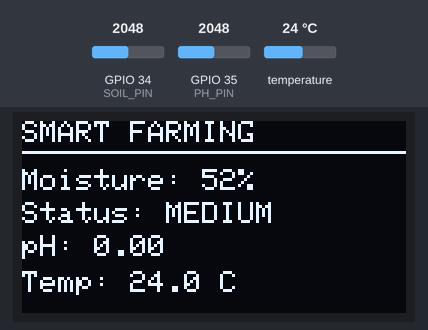
The sketch below on a simulated ESP32. Parts: 128×64 one-colour display. The inputs (shaded band) are chosen by the test bench; at power-on: GPIO 34 (SOIL_PIN) = 2048, GPIO 35 (PH_PIN) = 2048, temperature 24 °C (analog values on the 0–4095 scale). What the sketch prints to the serial monitor is not drawn.

Above: at 3.4 s.
3.5 s: GPIO 34 (SOIL_PIN) set to 2116
At 6.7 s:
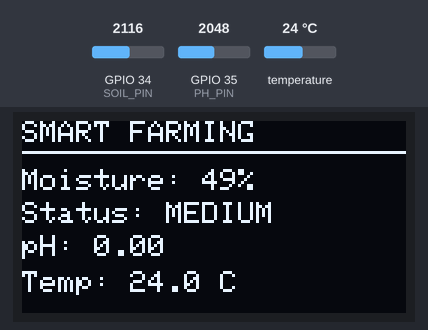
7.1 s: GPIO 34 (SOIL_PIN) set to 2418
At 9.1 s:
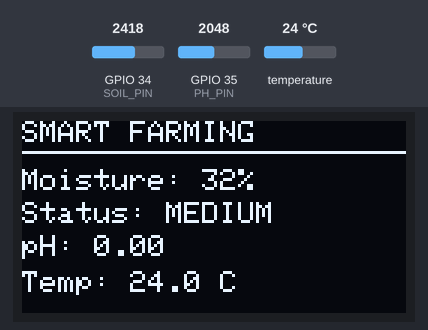
10.7 s: GPIO 34 (SOIL_PIN) set to 2526
At 15.0 s:
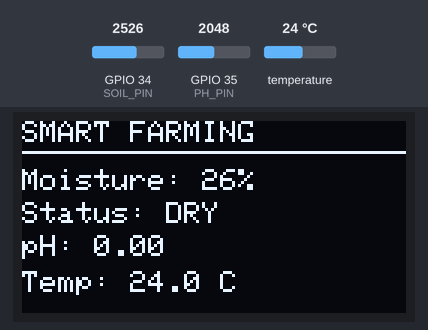
15.6 s: GPIO 34 (SOIL_PIN) set to 1228
At 17.4 s:
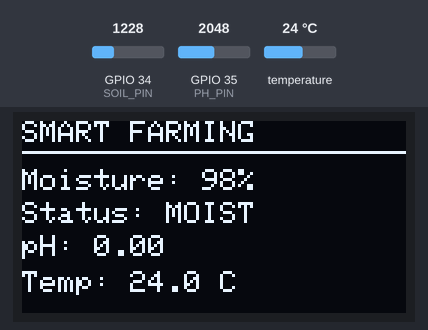
19.2 s: GPIO 35 (PH_PIN) set to 1228
At 23.3 s:
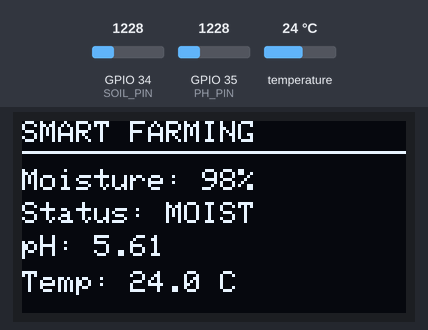
24.0 s: temperature set to 12 °C
At 25.7 s:
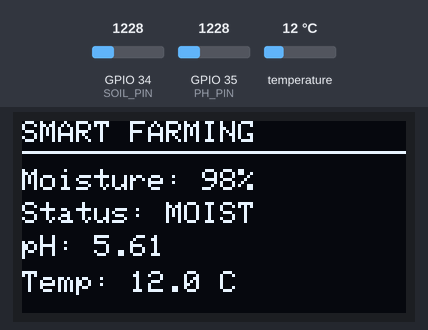
Timing chart, 0 to 27.2 s (numbered marks = the images above; inputs shaded):
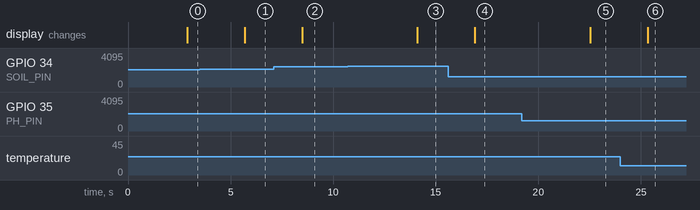

Measured:
- the behaviour switches between 2064 and 2065 on GPIO 34 (SOIL_PIN) (found by bisection; images 0 and 1)
- the behaviour switches between 2460 and 2461 on GPIO 34 (SOIL_PIN) (found by bisection; images 2 and 3)
- after the input at 3.5 s, the display: changes after 2.2 s (image 1)
- after the input at 7.1 s, the display: changes after 1.4 s (image 2)
- after the input at 10.7 s, the display: changes after 3.4 s (image 3)
- after the input at 15.6 s, the display: changes after 1.3 s (image 4)
- after the input at 19.2 s, the display: changes after 3.3 s (image 5)
- after the input at 24.0 s, the display: changes after 1.3 s (image 6)

The sketch:

agripod_pod.ino
```cpp
/*
 * AgriPod field sensor — ESP32
 * Soil moisture (GPIO34) + pH (GPIO35, divider) + DS18B20 temp (GPIO4) + SSD1306 OLED.
 *
 * ── PHASE 1 (pod on USB): you do NOT need this file. ──
 *    Keep running the sketch that's already on the pod. On the laptop, close the
 *    Arduino Serial Monitor and run  `node hardware/pod-bridge.mjs COM5`  — the
 *    bridge reads the Serial Monitor output you already print and forwards it.
 *
 * ── PHASE 2 (standalone product, no laptop): flash this file. ──
 *    Set  #define USE_WIFI 1  and fill in WIFI_SSID / WIFI_PASS / POD_KEY below.
 *    The pod then POSTs straight to the backend over WiFi. Needs the ArduinoJson
 *    library. All the sensor code below is unchanged from your version.
 */

#define USE_WIFI 0

const char* WIFI_SSID = "YOUR_WIFI_NAME";
const char* WIFI_PASS = "YOUR_WIFI_PASSWORD";
const char* API_URL   = "https://agripod-backend.onrender.com/api/pod/readings";
const char* POD_KEY   = "pod_demo_a1b2c3d4e5f60718293a4b5c";   // from `npm run seed:demo`

#include <Wire.h>
#include <Adafruit_GFX.h>
#include <Adafruit_SSD1306.h>
#include <OneWire.h>
#include <DallasTemperature.h>
#if USE_WIFI
  #include <WiFi.h>
  #include <WiFiClientSecure.h>
  #include <HTTPClient.h>
  #include <ArduinoJson.h>
#endif

// ===================== PIN DEFINITIONS =====================
#define SOIL_PIN 34
#define PH_PIN   35
#define DS18B20_PIN 4
#define OLED_SDA 21
#define OLED_SCL 22

// ===================== OLED =====================
#define SCREEN_WIDTH 128
#define SCREEN_HEIGHT 64
Adafruit_SSD1306 display(SCREEN_WIDTH, SCREEN_HEIGHT, &Wire, -1);

// ===================== DS18B20 =====================
OneWire oneWire(DS18B20_PIN);
DallasTemperature temperatureSensor(&oneWire);

// ===================== SOIL MOISTURE CALIBRATION =====================
const int SOIL_DRY = 3000;
const int SOIL_WET = 1200;

// ===================== PH REFERENCE =====================
const float PH_REFERENCE_VOLTAGE = 1.40;
const float PH_REFERENCE = 7.00;
const float PH_SLOPE = 0.18;

// ===================== SETUP =====================
void setup() {
  Serial.begin(115200);

  Wire.begin(OLED_SDA, OLED_SCL);
  if (!display.begin(SSD1306_SWITCHCAPVCC, 0x3C)) {
    Serial.println("OLED NOT FOUND!");
    while (1);
  }

  analogReadResolution(12);
  analogSetPinAttenuation(SOIL_PIN, ADC_11db);
  analogSetPinAttenuation(PH_PIN, ADC_11db);

  temperatureSensor.begin();

  display.clearDisplay();
  display.setTextColor(SSD1306_WHITE);
  display.setTextSize(1);
  display.setCursor(0, 0);  display.println("SMART FARMING");
  display.setCursor(0, 18); display.println("SOIL + PH + TEMP");
  display.setCursor(0, 36); display.println("Initializing...");
  display.display();
  delay(2000);

#if USE_WIFI
  connectWiFi();
#endif

  Serial.println();
  Serial.println("================================");
  Serial.println(" SMART FARMING MONITOR");
  Serial.println("================================");
}

// ===================== LOOP =====================
void loop() {

  // ---------- SOIL MOISTURE ----------
  int soilADC = analogRead(SOIL_PIN);
  int moisture = map(soilADC, SOIL_DRY, SOIL_WET, 0, 100);
  moisture = constrain(moisture, 0, 100);

  String soilStatus;
  if (moisture < 30)      soilStatus = "DRY";
  else if (moisture < 60) soilStatus = "MEDIUM";
  else                    soilStatus = "MOIST";

  // ---------- PH SENSOR ----------
  int phADC = analogRead(PH_PIN);
  float adcVoltage = (phADC / 4095.0) * 3.3;
  float poVoltage  = adcVoltage * (25.0 / 15.0);   // PO -> 10k -> GPIO35 -> 15k -> GND

  float pH = PH_REFERENCE + ((PH_REFERENCE_VOLTAGE - poVoltage) / PH_SLOPE);
  pH = constrain(pH, 0.0, 14.0);

  String phStatus;
  if (pH < 5.5)       phStatus = "ACIDIC";
  else if (pH <= 7.5) phStatus = "NORMAL";
  else                phStatus = "ALKALINE";

  // ---------- DS18B20 TEMPERATURE ----------
  temperatureSensor.requestTemperatures();
  float temperature = temperatureSensor.getTempCByIndex(0);
  bool temperatureOK = (temperature != DEVICE_DISCONNECTED_C);

  // ---------- SERIAL MONITOR ----------
  Serial.println();
  Serial.println("--------------------------------");
  Serial.print("Soil ADC       : "); Serial.println(soilADC);
  Serial.print("Moisture       : "); Serial.print(moisture); Serial.println("%");
  Serial.print("Soil Status    : "); Serial.println(soilStatus);
  Serial.print("pH ADC         : "); Serial.println(phADC);
  Serial.print("ADC Voltage    : "); Serial.print(adcVoltage, 3); Serial.println(" V");
  Serial.print("PO Voltage     : "); Serial.print(poVoltage, 3); Serial.println(" V");
  Serial.print("pH             : "); Serial.println(pH, 2);
  Serial.print("pH Status      : "); Serial.println(phStatus);
  if (temperatureOK) { Serial.print("Temperature    : "); Serial.print(temperature, 2); Serial.println(" C"); }
  else               { Serial.println("Temperature    : SENSOR ERROR"); }

  // ---------- OLED DISPLAY ----------
  display.clearDisplay();
  display.setTextColor(SSD1306_WHITE);
  display.setTextSize(1);
  display.setCursor(0, 0); display.println("SMART FARMING");
  display.drawLine(0, 10, 127, 10, SSD1306_WHITE);
  display.setCursor(0, 16); display.print("Moisture: "); display.print(moisture); display.println("%");
  display.setCursor(0, 27); display.print("Status: "); display.println(soilStatus);
  display.setCursor(0, 38); display.print("pH: "); display.print(pH, 2);
  display.setCursor(0, 50); display.print("Temp: ");
  if (temperatureOK) { display.print(temperature, 1); display.print(" C"); }
  else               { display.print("ERROR"); }
  display.display();

#if USE_WIFI
  postReading(moisture, pH, temperatureOK ? temperature : NAN);
#endif

  delay(2000);
}

// ===================== PHASE 2 — WiFi upload =====================
#if USE_WIFI

void connectWiFi() {
  if (WiFi.status() == WL_CONNECTED) return;
  Serial.printf("WiFi: connecting to %s", WIFI_SSID);
  WiFi.mode(WIFI_STA);
  WiFi.begin(WIFI_SSID, WIFI_PASS);
  for (int i = 0; i < 40 && WiFi.status() != WL_CONNECTED; i++) { delay(500); Serial.print("."); }
  Serial.println(WiFi.status() == WL_CONNECTED ? " ok" : " FAILED");
}

void postReading(int moisture, float pH, float temp) {
  if (WiFi.status() != WL_CONNECTED) { connectWiFi(); return; }

  JsonDocument doc;
  doc["soilMoisture"] = moisture;
  doc["ph"]           = round(pH * 100) / 100.0;
  if (!isnan(temp)) doc["temperature"] = round(temp * 100) / 100.0;

  String body;
  serializeJson(doc, body);

  WiFiClientSecure client;
  client.setInsecure();
  HTTPClient http;
  http.begin(client, API_URL);
  http.addHeader("Content-Type", "application/json");
  http.addHeader("X-Pod-Key", POD_KEY);
  http.setTimeout(15000);
  int code = http.POST(body);
  Serial.printf("POST -> %d\n", code);
  http.end();
}

#endif
```
